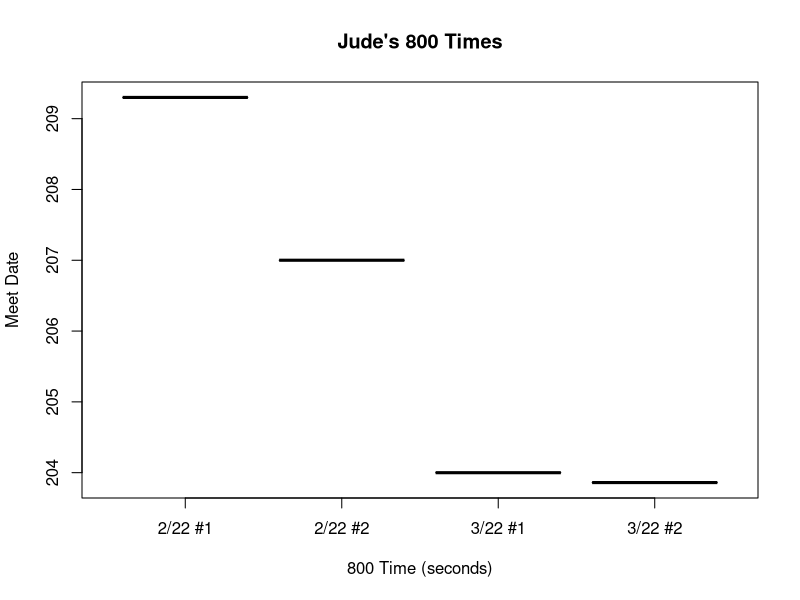

Here is the R script that generated this plot:
# Create the data frame
data <- data.frame(
  Dates = c("2/22 #1", "2/22 #2", "3/22 #1", "3/22 #2"),
  Times = c(209.3, 207.0, 204, 203.86)
)

# Convert Dates to a factor (ensuring order is preserved)
data$Dates <- factor(data$Dates, levels = data$Dates)

# Creating a scatter plot
plot( data$Dates,data$Times,
     xlab = "800 Time (seconds)",
     ylab = "Meet Date",
     main = "Jude's 800 Times",
     col = "black", pch = 16)  # pch = 16 gives solid dots

# Add a horizontal line for the mean time
abline(v = mean(data$Times), col = "red", lwd = 2, lty = 2)  # Dashed mean line